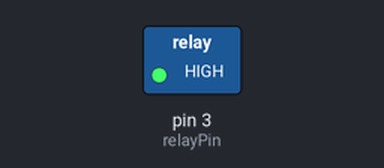
The sketch below on a simulated Arduino Uno, built with avr-gcc and run on an emulated ATmega328P. On the bench: switched loads named in the sketch (green lamp = pin HIGH). Dashed ring = blinking.

Above: at 0.5 s.
Timing chart, 0 to 4.6 s (numbered marks = the images above):
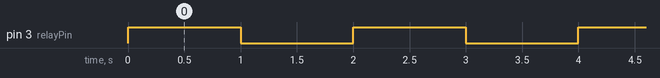

The sketch:

Project_22.1.ino
```cpp
int relayPin = 3; //定义继电器接管脚D3

void setup()
{
  pinMode(3, OUTPUT);//设置输出模式
}

void loop()
{
  digitalWrite(3, HIGH);//打开
  delay(1000);
  digitalWrite(3, LOW);//关闭
  delay(1000);
}
```

Measured:
- by itself, pin 3 (relayPin): alternates HIGH for 1.0 s and LOW for 1.0 s
